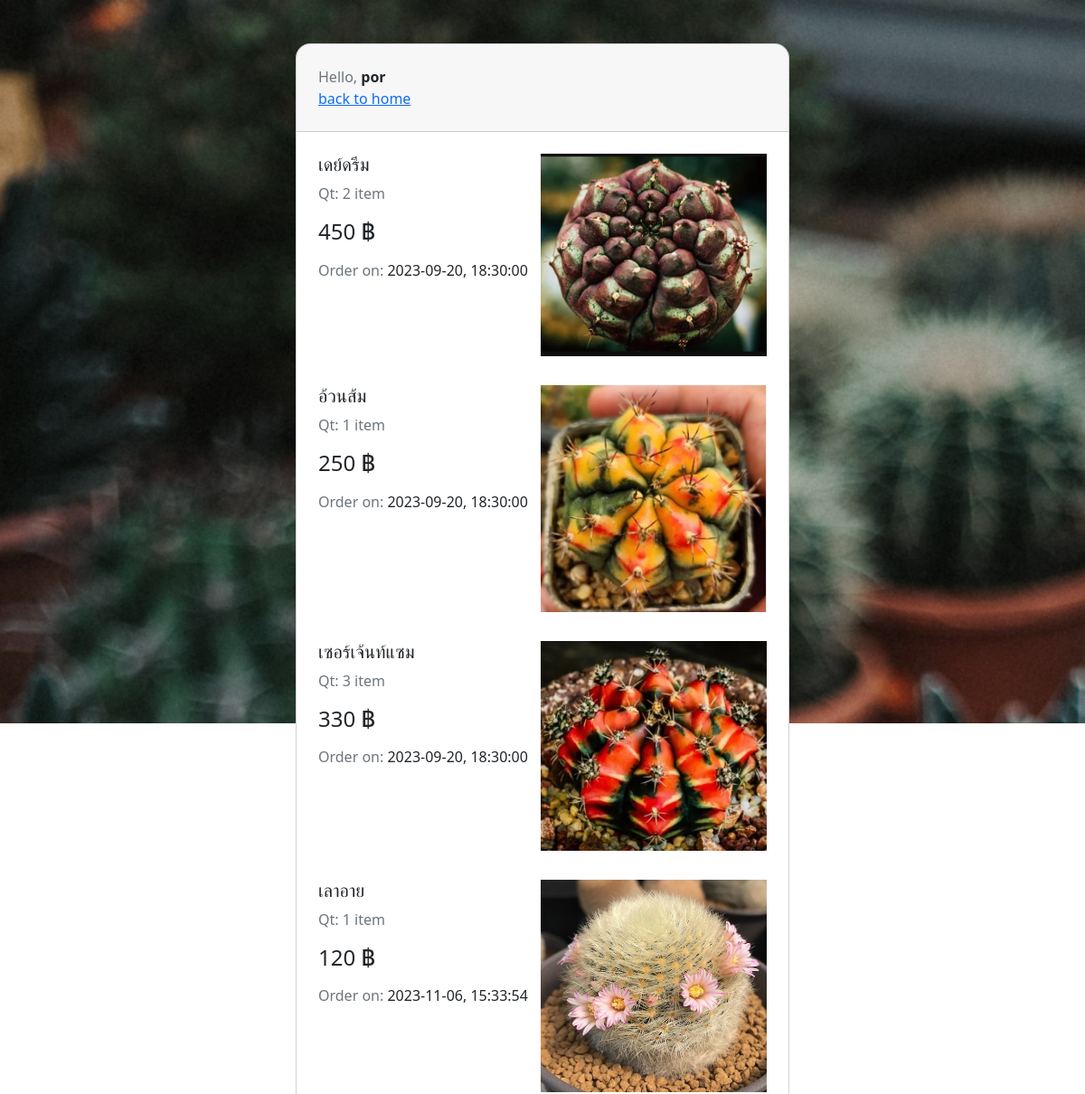
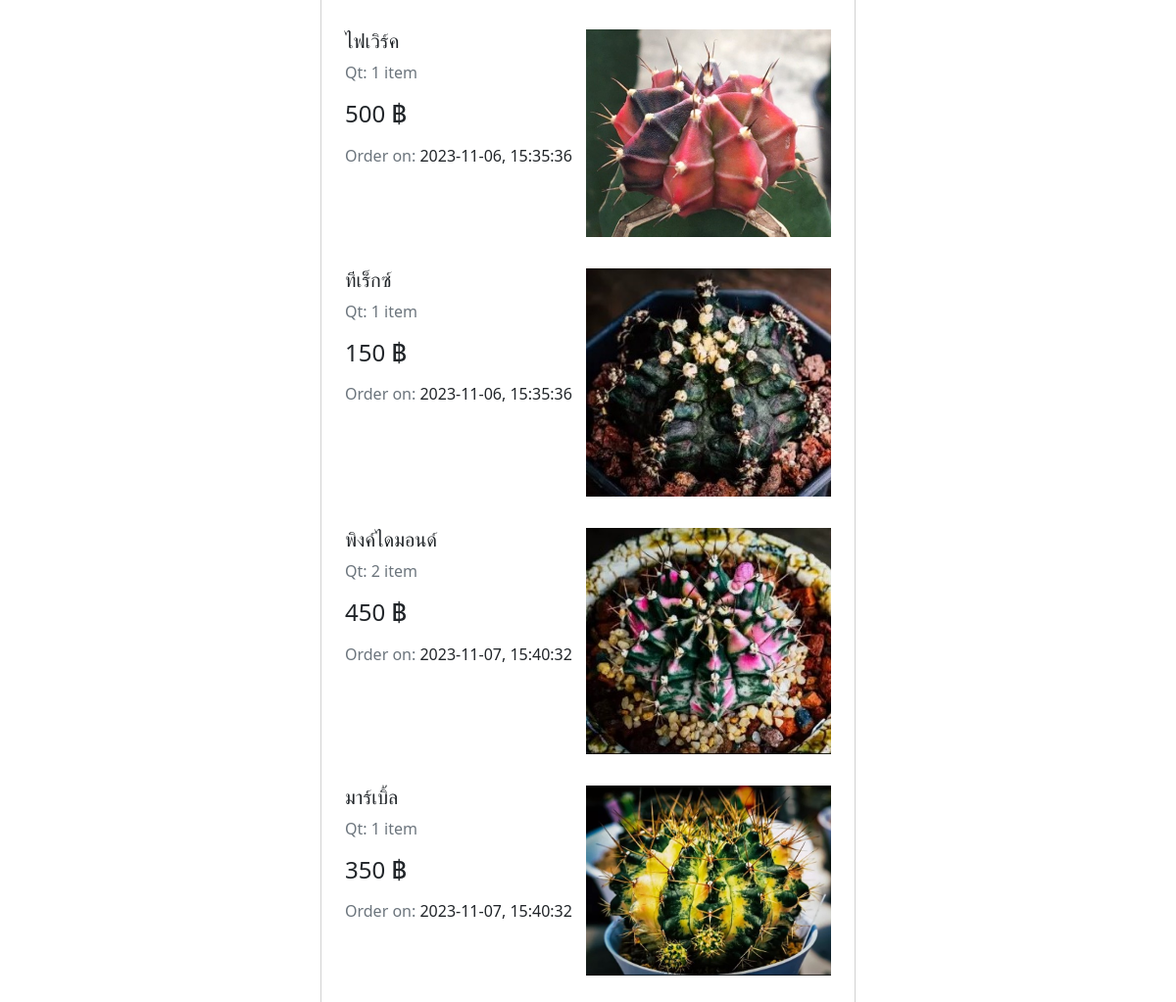
Page /php/history.php (signed in) on the committed database (2 pictures, top to bottom).
### tables this page shows
CREATE TABLE `lists` (
  `list_id` int(11) NOT NULL,
  `order_id` int(11) NOT NULL,
  `product_id` int(11) NOT NULL,
  `order_quatity` int(11) NOT NULL
);

CREATE TABLE `product` (
  `product_id` int(11) NOT NULL,
  `specise_id` int(11) NOT NULL,
  `pname` varchar(20) NOT NULL,
  `pdetail` varchar(255) NOT NULL,
  `price` int(11) NOT NULL,
  `stock_quatity` int(11) NOT NULL
);

CREATE TABLE `orders` (
  `order_id` int(11) NOT NULL,
  `member_id` int(11) NOT NULL,
  `date` date NOT NULL,
  `time` time NOT NULL
);

### php/history.php (the view, shortened to what this page needs)
<?php
include 'config.php';
$user_id = $_SESSION['user_id'];
$username= $_SESSION['user_name'];
?>
<!DOCTYPE html>
<html lang="en">
<head>
    <link href ="../css/history.css" rel="stylesheet">
    <link href="https://cdn.jsdelivr.net/npm/bootstrap@5.2.3/dist/css/bootstrap.min.css" rel="stylesheet">
</head>
<body>
<section class="vh-100 gradient-custom-2">
  <div class="container py-5 h-100">
    <div class="row d-flex justify-content-center align-items-center h-100">
      <div class="col-md-10 col-lg-8 col-xl-6">
        <div class="card card-stepper" style="border-radius: 16px;">
          <div class="card-header p-4">
            <div class="d-flex justify-content-between align-items-center">
              <div>
                <p class="text-muted mb-0"> Hello, <span class="fw-bold text-body"><?=$username?></span> </p>
                <a href="./main.php">back to home</a>
              </div>
            </div>
          </div>
          <div class="card-body p-4">
            <?php
                    $sql = "SELECT * FROM lists JOIN orders ON orders.order_id=lists.order_id JOIN product ON product.product_id=lists.product_id WHERE orders.member_id = '$user_id'";
                    $rs = $conn->query($sql);
                    while ($row = $rs->fetch_assoc()) {
                        $imageFileName = $row['pname'] . '.jpg';
                        $imagePath = '../image/img_product/' . $imageFileName;
                ?>
            <div class="d-flex flex-row mb-4 pb-2">
              <div class="flex-fill">
                <h5 class="bold"><?=$row['pname']?> </h5>
                <p class="text-muted"> Qt: <?=$row['order_quatity']?>  item</p>
                <h4 class="mb-3"> <?=$row['price']?> ฿ <span class="small text-muted"> </span></h4>
                <p class="text-muted">Order on: <span class="text-body"><?=$row['date']?>, <?=$row['time']?></span></p>
              </div>
              <div>
                <img class="align-self-center img-fluid"
                  src="<?php echo $imagePath; ?>" width="250">
              </div>
            </div>
            <?php } ?>
          </div>
        </div>
      </div>
    </div>
  </div>
</section>
</body>
</html>

### css/history.css (style rules this page uses)
.gradient-custom-2 { background: url(../image/cactusbg.png); background-size: cover; background-repeat: no-repeat; background-attachment: fixed; }
.card-stepper { z-index: 0 }

### rows in the picture
lists: product.pname "เดย์ดรีม", order_quatity "2", product.price "450", order.date "2023-09-20", order.time "18:30:00", product.pname (picture)
lists: product.pname "อ้วนส้ม", order_quatity "1", product.price "250", order.date "2023-09-20", order.time "18:30:00", product.pname (picture)
lists: product.pname "เซอร์เจ้นท์แซม", order_quatity "3", product.price "330", order.date "2023-09-20", order.time "18:30:00", product.pname (picture)
lists: product.pname "เลาอาย", order_quatity "1", product.price "120", order.date "2023-11-06", order.time "15:33:54", product.pname (picture)
lists: product.pname "ไฟเวิร์ค", order_quatity "1", product.price "500", order.date "2023-11-06", order.time "15:35:36", product.pname (picture)
lists: product.pname "ทีเร็กซ์", order_quatity "1", product.price "150", order.date "2023-11-06", order.time "15:35:36", product.pname (picture)
lists: product.pname "พิงค์ไดมอนด์", order_quatity "2", product.price "450", order.date "2023-11-07", order.time "15:40:32", product.pname (picture)
lists: product.pname "มาร์เบิ้ล", order_quatity "1", product.price "350", order.date "2023-11-07", order.time "15:40:32", product.pname (picture)

### other values in the picture
$username "por"
